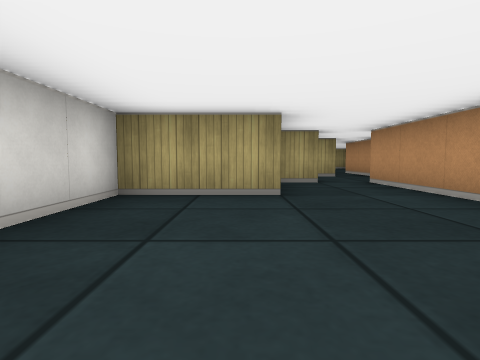
[1] (above)

22 first-person views from a walk through a cub3D maze. The camera is about half as high as the walls, tilts 4° down and sees 80° across. The floor is counted in squares. Each view is taken from the middle of a square. On the plan, view 1 faces up. The plan holds only what a view shows up to about 9 squares ahead; the rest is blank.

[2]
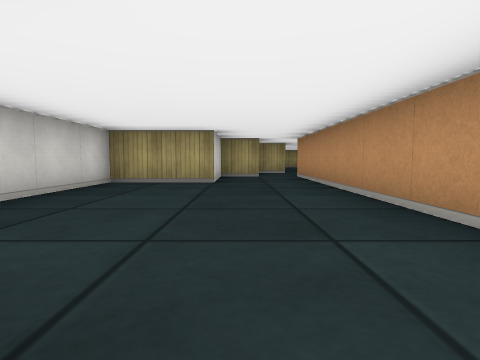

[3]
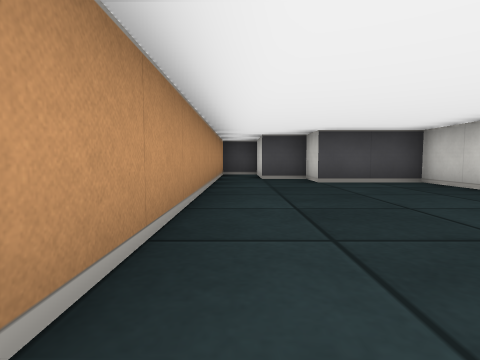

[4]
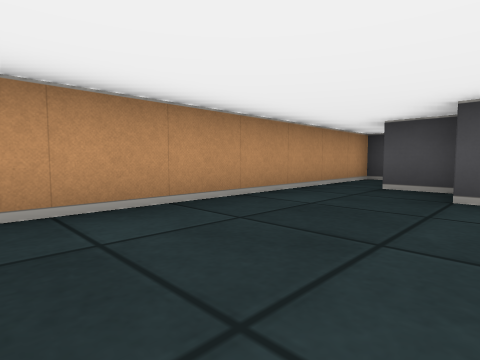

[5]
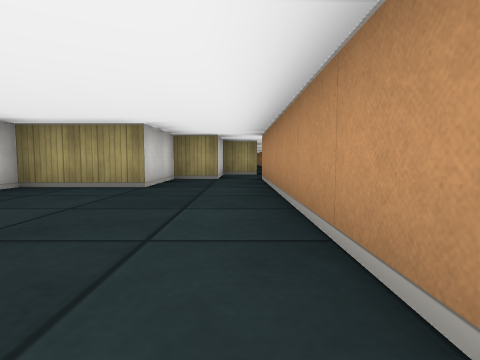

[6]
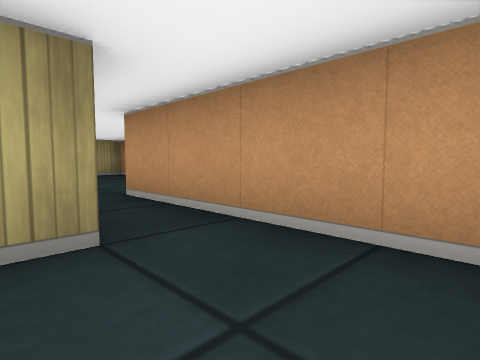

[7]
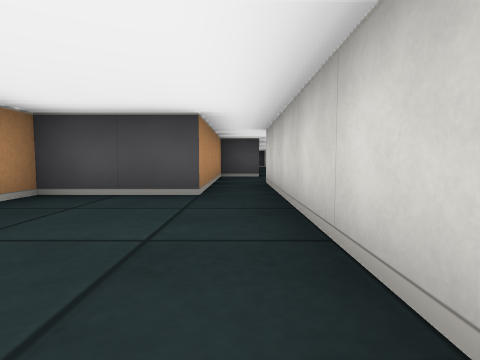

[8]
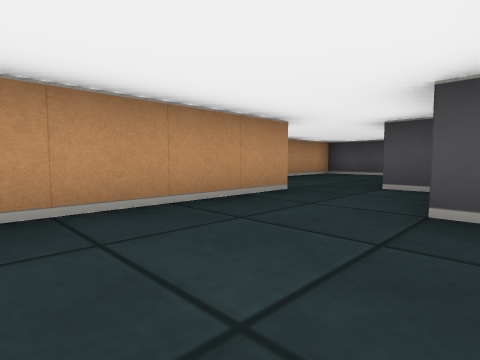

[9]
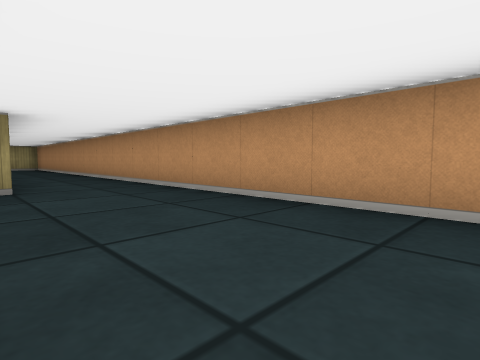

[10]
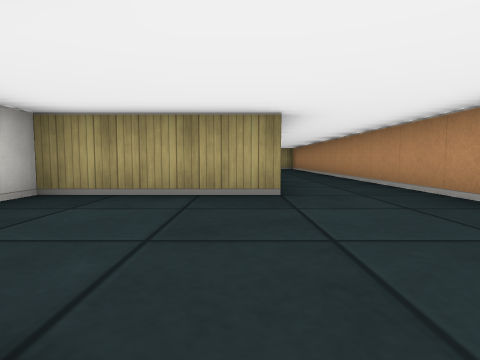

[11]
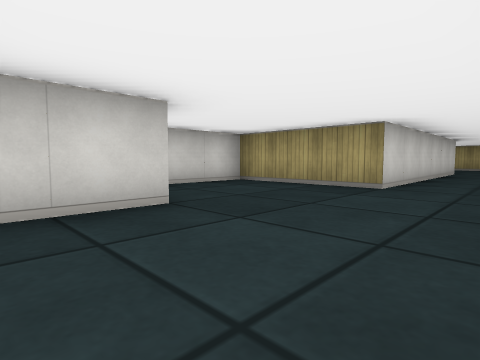

[12]
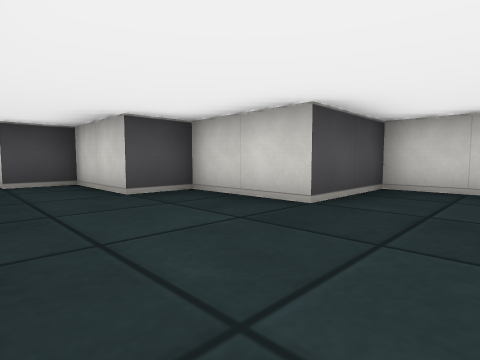

[13]
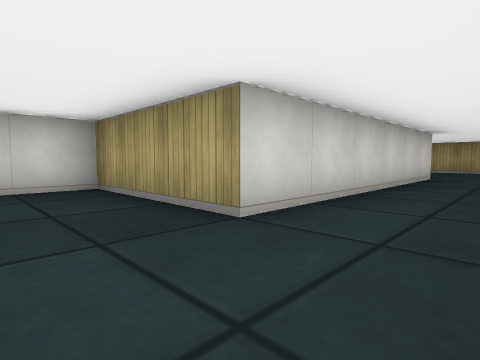

[14]
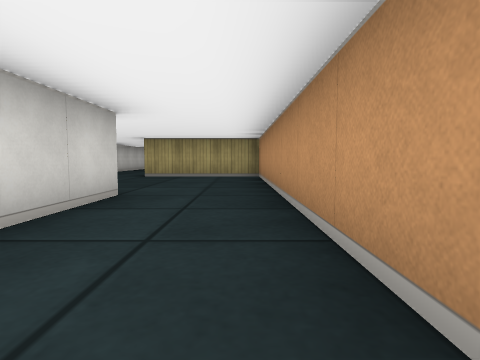

[15]
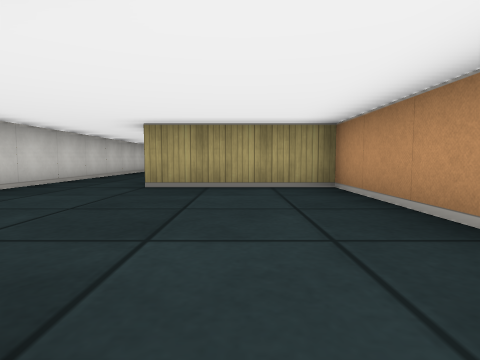

[16]
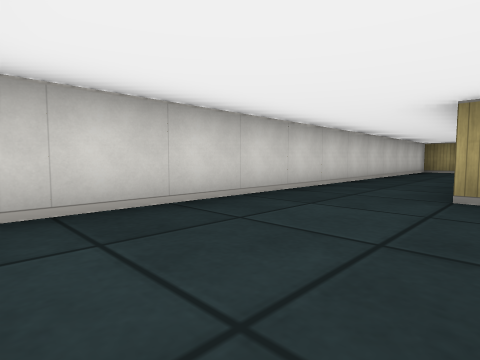

[17]
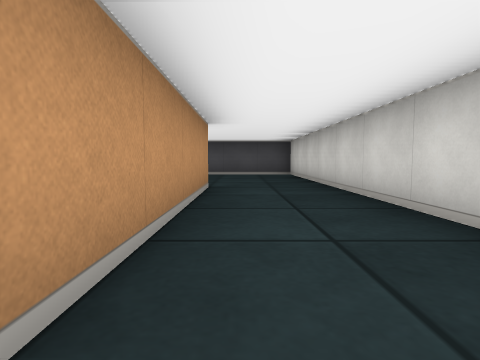

[18]
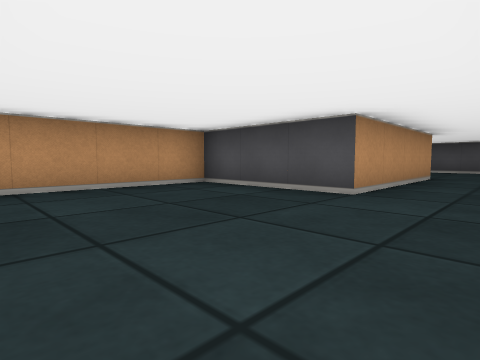

[19]
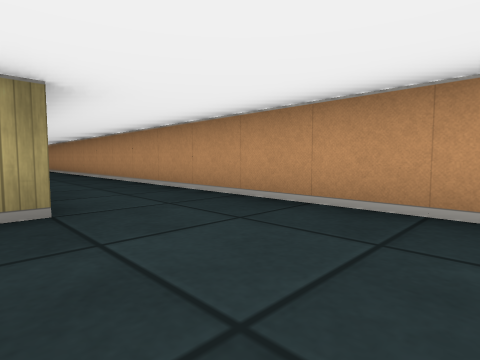

[20]
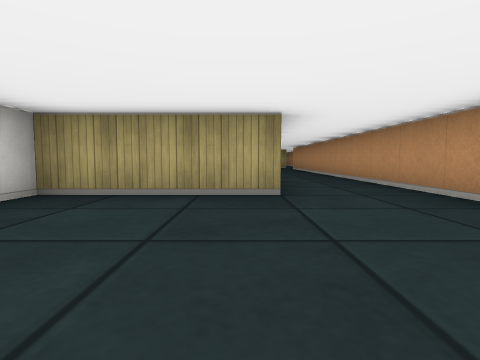

[21]
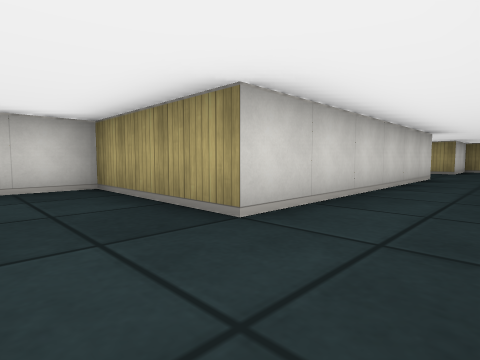

[22]
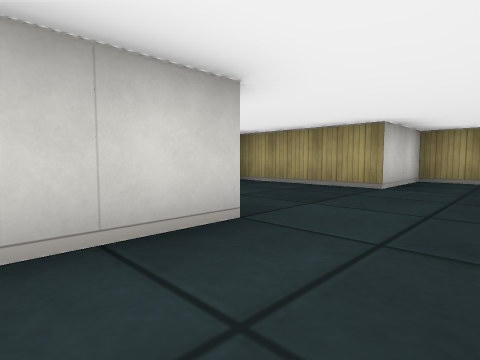

### Floor plan
Ten units are one square. View 1 is at (0, 0); x grows to the right and y downward. Boxes are objects, and circles mark ways between rooms. Rooms are numbered by the first view taken in them; rooms with no view inside come last. Other rooms are left out.
<svg viewBox="-20 -490 81 540">
<path fill="none" stroke="#000" d="M15 -55 5 -55 5 -35 -15 -35 -15 15 5 15 5 25 15 25 15 45 25 45 25 -55M15 -71 15 -55M25 -55 35 -55 35 -95M25 -95 25 -75 15 -75M35 -145 35 -265M56 -145 48 -145M35 -95 55 -95 55 -118M15 -266 15 -205 -15 -205 -15 -175 5 -175 5 -155 15 -155 15 -135 25 -135 25 -95M35 -265 35 -305 5 -305 5 -345M-15 -355 -15 -265 10 -265M15 -445 15 -385 -15 -385 -15 -355M5 -345 35 -345 35 -464M15 -485 15 -475 -15 -475"/>
<circle cx="20" cy="-50" r="3" fill="#2a7"/>
<circle cx="30" cy="-100" r="3" fill="#2a7"/>
<circle cx="25" cy="-270" r="3" fill="#2a7"/>
<circle cx="-5" cy="-345" r="3" fill="#2a7"/>
<text x="10" y="-10">1</text>
<text x="30" y="-70">2</text>
<text x="20" y="-170">3</text>
<text x="10" y="-300">4</text>
<text x="20" y="-410">5</text>
</svg>
Room 1 opens to room 2. Room 2 opens to room 3. Room 3 opens to room 4. Room 4 opens to room 5.

Where each view was taken, in squares from view 1:
view 1: 0 up, 0 right, facing up
view 2: 2 down, 1 right, facing up
view 3: 4 up, 2 right, facing down
view 4: 2 up, 0 right, facing down-right
view 5: 1 down, 2 right, facing up
view 6: 6 up, 2 right, facing up-right
view 7: 13 up, 3 right, facing down
view 8: 18 up, 1 right, facing down-right
view 9: 16 up, 1 right, facing up-right
view 10: 17 up, 1 right, facing up
view 11: 16 up, 3 right, facing up-left
view 12: 19 up, 3 right, facing down-left
view 13: 19 up, 3 right, facing up-left
view 14: 23 up, 3 right, facing up
view 15: 26 up, 2 right, facing up
view 16: 27 up, 1 right, facing up-left
view 17: 35 up, 0 right, facing down
view 18: 38 up, 1 left, facing down-right
view 19: 36 up, 1 right, facing up-right
view 20: 35 up, 1 right, facing up
view 21: 37 up, 3 right, facing up-left
view 22: 43 up, 3 right, facing up-left
